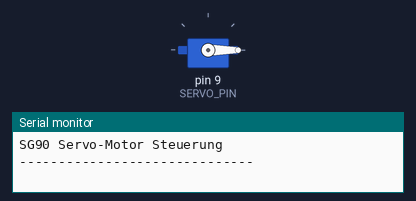
The sketch below on a simulated Arduino Uno, built with avr-gcc and run on an emulated ATmega328P. On the bench: servo, the last lines printed to the serial monitor.

Above: at 0.05 s.
At 3.0 s:
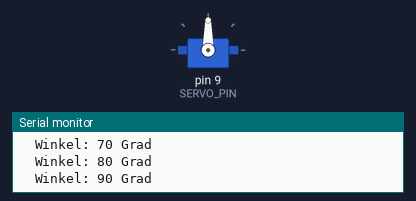
At 5.95 s:
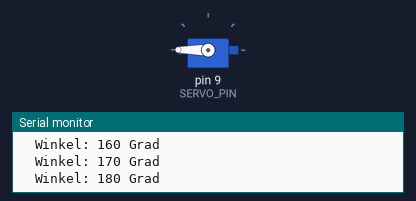
At 11.85 s:
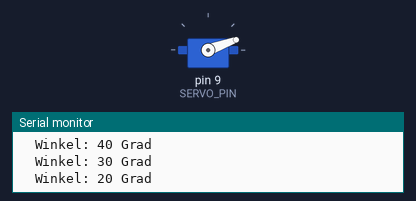
Timing chart, 0 to 17.4 s (numbered marks = the images above):
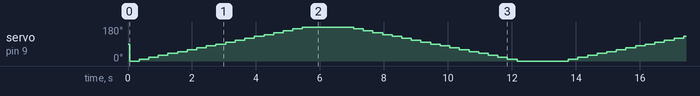

The sketch:

code.ino
```cpp
// I03: SG90 Servo-Motor mit PWM
// Praezise Winkelsteuerung von 0 bis 180 Grad

#include <Servo.h>

// Servo an Pin 9 (PWM-faehig)
#define SERVO_PIN 9

Servo servo;

void setup() {
    Serial.begin(9600);
    servo.attach(SERVO_PIN);

    Serial.println("SG90 Servo-Motor Steuerung");
    Serial.println("------------------------------");
}

void loop() {
    // Von 0 bis 180 Grad
    Serial.println("Schwenke von 0 bis 180 Grad...");
    for (int angle = 0; angle <= 180; angle += 10) {
        servo.write(angle);
        Serial.print("  Winkel: ");
        Serial.print(angle);
        Serial.println(" Grad");
        delay(300);
    }

    delay(1000);

    // Von 180 zurueck zu 0 Grad
    Serial.println("Schwenke von 180 bis 0 Grad...");
    for (int angle = 180; angle >= 0; angle -= 10) {
        servo.write(angle);
        Serial.print("  Winkel: ");
        Serial.print(angle);
        Serial.println(" Grad");
        delay(300);
    }

    delay(1000);
}
```
